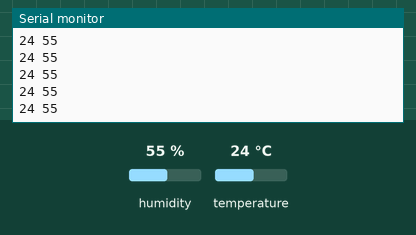
Bench run of a sketch on a simulated Arduino Uno, built with avr-gcc and run on an emulated ATmega328P. Parts: the last lines printed to the serial monitor. The inputs (shaded band) are chosen by the test bench; at power-on: humidity 55 %, temperature 24 °C.

Above: at 1.2 s.
1.3 s: humidity set to 22 %
At 1.8 s:
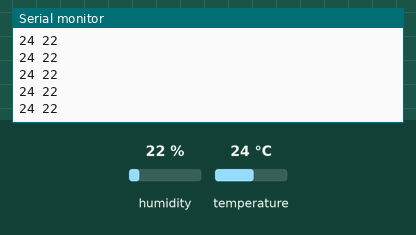
2.8 s: temperature set to 12 °C
At 3.3 s:
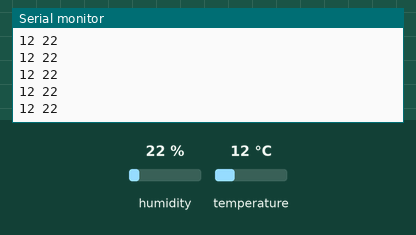
4.3 s: humidity set to 40 %
At 4.9 s:
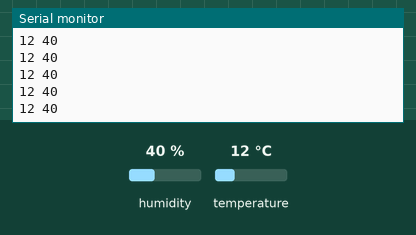
Timing chart, 0 to 7.3 s (numbered marks = the images above; inputs shaded):
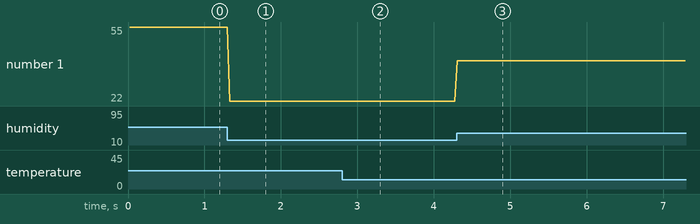

The sketch:

DHT11Simples.ino
```cpp
/*

            O objetivo deste programa é utilizar o sensor de umidade e temperatura DHT11, a partir da biblioteca para este sensor. A umidade e temperatura serão impressos
       pelo serial do Arduíno.

            Na prática o programa funcionou perfeitamente, tanto na leitura Serial quando no Serial Plotter.

*/

// Inclusão de bibliotecas
#include <dht.h>


// Mapeamento de hardware
#define dht_sinal 5

// Variáveis auxiliares
int umidade = 0x00;
int temperatura = 0x00;

dht sensor;

void setup() {

    Serial.begin(9600);
}

void loop() {

    sensor.read11(dht_sinal);

    umidade = sensor.humidity;
    temperatura = sensor.temperature;

    Serial.print(temperatura);
    Serial.print(" ");
    Serial.println(umidade);

//    Serial.print(temperatura);
//    Serial.print(" C");
//    Serial.print(" \t");
//    Serial.print(umidade);
//    Serial.println("%");

    delay(10);
}
```

Measured:
- after the input at 1.3 s, the serial monitor: prints a new line at once (image 1)
- after the input at 2.8 s, the serial monitor: prints a new line at once (image 2)
- after the input at 4.3 s, the serial monitor: prints a new line at once (image 3)
- plotted number 1: 55 → 22 after the input at 1.3 s, 22 → 40 after the input at 4.3 s
